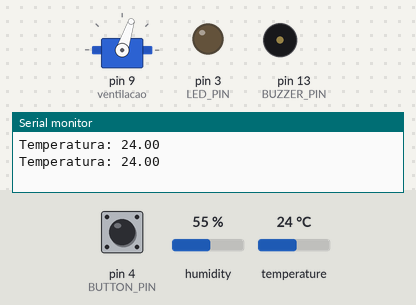
A sketch run on a simulated Arduino Uno, built with avr-gcc and run on an emulated ATmega328P. Shown: servo, output pins drawn as LEDs (lit = HIGH), buzzer (waves = sounding, pin HIGH), the last lines printed to the serial monitor. The inputs (shaded band) are chosen by the test bench; at power-on: temperature 24 °C, pin 4 (BUTTON_PIN) HIGH, humidity 55 %.

Above: at 2.8 s.
2.9 s: temperature set to 12 °C
At 4.6 s:
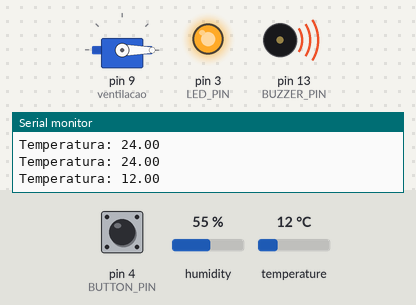
5.6 s: pin 4 (BUTTON_PIN) pulled LOW for 2.35 s
At 7.4 s:
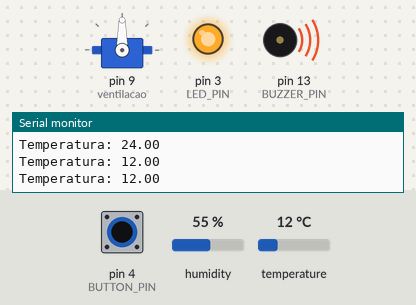
Timing chart, 0 to 8.9 s (numbered marks = the images above; inputs shaded):
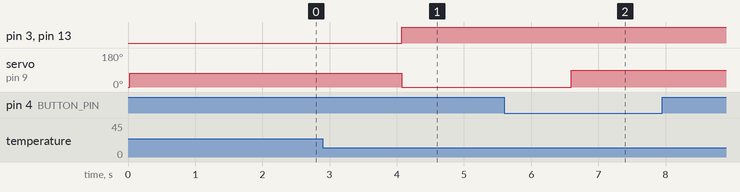

The sketch:

estufa.ino
```cpp
#include <DHT.h>
#include <Servo.h>

// =========================
// Configuração do hardware
// =========================
#define DHTPIN 2         // Pino do sensor DHT11
#define DHTTYPE DHT11

#define LED_PIN 3        // LED indicador de alerta
#define BUZZER_PIN 13    // Buzzer
#define BUTTON_PIN 4     // Botão de emergência

DHT dht(DHTPIN, DHTTYPE);
Servo ventilacao;

// Limites de temperatura
float tempMin = 20.0;   // Limite mínimo ideal
float tempMax = 30.0;   // Limite máximo ideal
float tempCriticaMin = 18.0; // Limite crítico mínimo
float tempCriticaMax = 35.0; // Limite crítico máximo

bool controleManual = false;

void setup() {
  Serial.begin(9600);
  dht.begin();

  ventilacao.attach(9);   // Servo conectado ao pino 9
  pinMode(LED_PIN, OUTPUT);
  pinMode(BUZZER_PIN, OUTPUT);
  pinMode(BUTTON_PIN, INPUT_PULLUP); // Botão com resistor interno

  ventilacao.write(0); // Começa com ventilação fechada
}

void loop() {
  // Leitura do botão de emergência
  if(digitalRead(BUTTON_PIN) == LOW){
    controleManual = !controleManual; // Alterna o controle manual
    delay(500); // Debounce
  }

  float temperatura = dht.readTemperature(); // Leitura da temperatura

  if(isnan(temperatura)){
    Serial.println("Erro ao ler sensor!");
    return;
  }

  Serial.print("Temperatura: ");
  Serial.println(temperatura);

  if(controleManual){
    ventilacao.write(90); // Abre ventilação totalmente em modo manual
    digitalWrite(LED_PIN, HIGH);
    digitalWrite(BUZZER_PIN, HIGH);
  } else {
    // Controle automático proporcional
    int anguloServo = map(temperatura, tempMin, tempMax, 0, 180);
    anguloServo = constrain(anguloServo, 0, 180);
    ventilacao.write(anguloServo);

    // Verifica limites críticos
    if(temperatura < tempCriticaMin || temperatura > tempCriticaMax){
      digitalWrite(LED_PIN, HIGH);
      digitalWrite(BUZZER_PIN, HIGH);
    } else {
      digitalWrite(LED_PIN, LOW);
      digitalWrite(BUZZER_PIN, LOW);
    }
  }

  delay(2000); // Atualiza a cada 2 segundos
}
```

Measured:
- after the input at 2.9 s, pin 3 (LED_PIN), pin 13 (BUZZER_PIN): LOW → HIGH after 1.2 s; servo on pin 9 (ventilacao): 72° → 0° after 1.2 s
- after the input at 5.6 s, servo on pin 9 (ventilacao): 0° → 90° after 1.0 s
